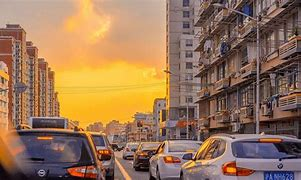
#> input picture input.jpg, 301 x 180 px
$ python '边缘检测霍夫变换交点5py copy.py'
#> lines starting #> are read from the running program, lines starting #| are printed output that depends on the picture; after the words box and inside, x2 and y2 are one past the last pixel; in counts of white or black regions, pixels touching at a corner belong together
import cv2
import numpy as np

import time

start = time.time()
# Read input image
img = cv2.imread("input.jpg")
#> img is the input picture: shape (180, 301, 3); mean B, G, R 88.3, 116.8, 151.6

# Convert to grayscale and apply Canny edge detection
gray = cv2.cvtColor(img, cv2.COLOR_BGR2GRAY)
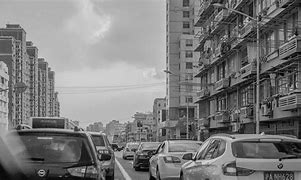
#> gray: shape (180, 301); min 1, max 228, mean 124
edges = cv2.Canny(gray, 50, 150, apertureSize=3)
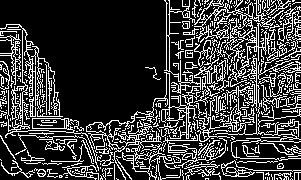
#> edges: shape (180, 301); 22.9% white in thin lines or dots

# Apply Hough transform to detect lines
lines = cv2.HoughLines(edges, 1, np.pi/180, threshold=100)
#> lines = 319 rows, first 8: [192, 0.785], [132, 1.59], [169, 0], [211, 0.785], [134, 1.61], [129, 1.59], [218, 0.785], [178, 0.925]
# lines1 = cv2.HoughLines(edges, 1, np.pi/180, threshold=10)
# Find all intersection points
intersections = []
for i in range(len(lines)):
    for j in range(i + 1, len(lines)):
        rho1, theta1 = lines[i][0]
        rho2, theta2 = lines[j][0]
        A = [[np.cos(theta1), np.sin(theta1)], [
            np.cos(theta2), np.sin(theta2)]]
        b = [[rho1], [rho2]]
        try:
            x0, y0 = np.linalg.solve(A, b)
            intersections.append([int(x0), int(y0)])
        except:
            pass
#> after the loop, intersections = 49924 items

# Count occurrences of each intersection point
counts = {}
for point in intersections:
    counts[tuple(point)] = counts.get(tuple(point), 0) + 1
#> this loop made 49924 passes
#> point on passes 1 to 3: [137, 134], [169, 102], [132, 138]
#> after the loop, counts = 18210 items

# Extract the most common intersection point
most_common = max(counts, key=counts.get)
#> most_common = (117, 129)


# [16 lines of commented-out code are left out]
cv2.circle(img, tuple(most_common), 10, (0, 0, 255), 2)
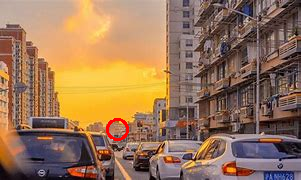
#> img: shape (180, 301, 3); 0.36% of pixels changed, all inside (x1, y1, x2, y2) = (106, 118, 129, 141)

# Find all lines that pass through the most common intersection point
lines_through_point = []
for line in lines:
    rho, theta = line[0]
    x0 = np.cos(theta) * rho
    y0 = np.sin(theta) * rho
    dx = most_common[0] - x0
    dy = most_common[1] - y0
    if abs(dx) < 20 and abs(dy) < 20:
        x1 = int(x0 - 1000 * (-dy))
        y1 = int(y0 - 1000 * dx)
        x2 = int(x0 + 1000 * (-dy))
        y2 = int(y0 + 1000 * dx)
        lines_through_point.append((x1, y1, x2, y2))
#> this loop made 319 passes
#> (rho, theta, x0, y0, dx, dy, x1, y1) on passes 1, 8, 13, 14, 22, 24, 26, 28, 31, 35, 43, 52: (192, 0.785, 135.8, 135.8, -18.76, -6.76, -6628, 18900), (178, 0.925, 107.1, 142.2, 9.88, -13.16, -13049, -9734), (190, 0.785, 134.4, 134.4, -17.35, -5.35, -5215, 17484), (192, 0.855, 126, 144.9, -8.96, -15.9, -15778, 9108), (180, 0.785, 127.3, 127.3, -10.28, 1.72, 1848, 10406), (182, 0.89, 114.5, 141.4, 2.46, -12.44, -12326, -2322), (187, 0.785, 132.2, 132.2, -15.23, -3.23, -3096, 15361), (181, 0.908, 111.4, 142.6, 5.57, -13.63, -13518, -5422), (178, 0.96, 102.1, 145.8, 14.9, -16.81, -16706, -14757), (179, 0.942, 105.2, 144.8, 11.79, -15.81, -15708, -11641), (189, 0.803, 131.3, 136, -14.29, -6.96, -6823, 14426), (182, 0.785, 128.7, 128.7, -11.69, 0.307, 435, 11822)
#> (rho, theta, x0, y0, dx, dy) on passes 2 to 7: (132, 1.59, -2.3, 132, 119.3, -2.98), (169, 0, 169, 0, -52, 129), (211, 0.785, 149.2, 149.2, -32.2, -20.2), (134, 1.61, -4.68, 133.9, 121.7, -4.92), (129, 1.59, -2.25, 129, 119.3, 0.0196), (218, 0.785, 154.1, 154.1, -37.15, -25.15)
#> after the loop, lines_through_point = 35 items, first 6: (-6628, 18900, 6900, -18628), (-13049, -9734, 13264, 10019), (-5215, 17484, 5484, -17215), (-15778, 9108, 16030, -8818), (1848, 10406, -1593, -10151), (-12326, -2322, 12555, 2605)

# Draw all lines that pass through the most common intersection point
for line in lines_through_point:
    cv2.line(img, (line[0], line[1]), (line[2], line[3]), (0, 255, 0), 1)
#> this loop made 35 passes
#> line on passes 1 to 12: (-6628, 18900, 6900, -18628), (-13049, -9734, 13264, 10019), (-5215, 17484, 5484, -17215), (-15778, 9108, 16030, -8818), (1848, 10406, -1593, -10151), (-12326, -2322, 12555, 2605), (-3096, 15361, 3361, -15096), (-13518, -5422, 13741, 5707), (-16706, -14757, 16911, 15049), (-15708, -11641, 15919, 11931), (-6823, 14426, 7086, -14154), (435, 11822, -177, -11564)
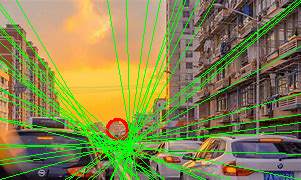
#> img: shape (180, 301, 3); 11.54% of pixels changed, all inside (x1, y1, x2, y2) = (0, 0, 301, 180)

# [13 lines of commented-out code are left out]
cv2.imwrite("output.jpg", img)


end = time.time()

print('Running time: %s Seconds' % (end-start))
